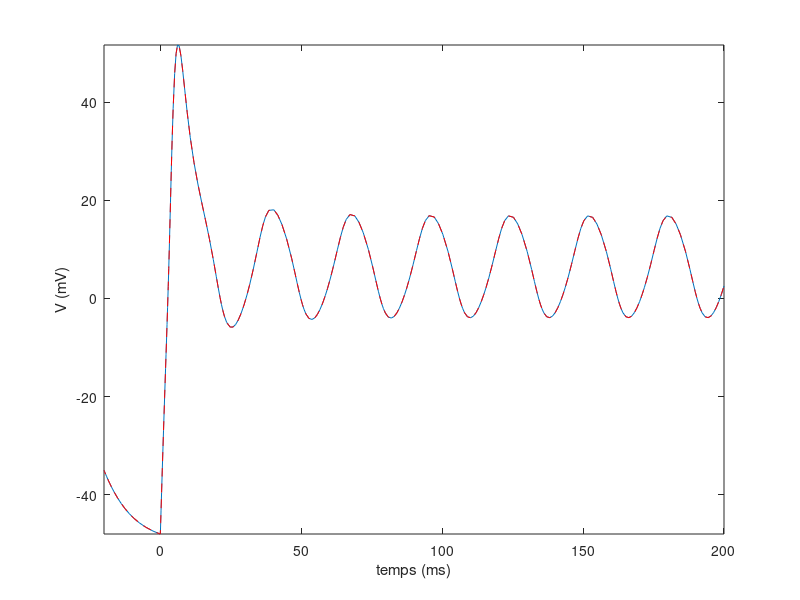
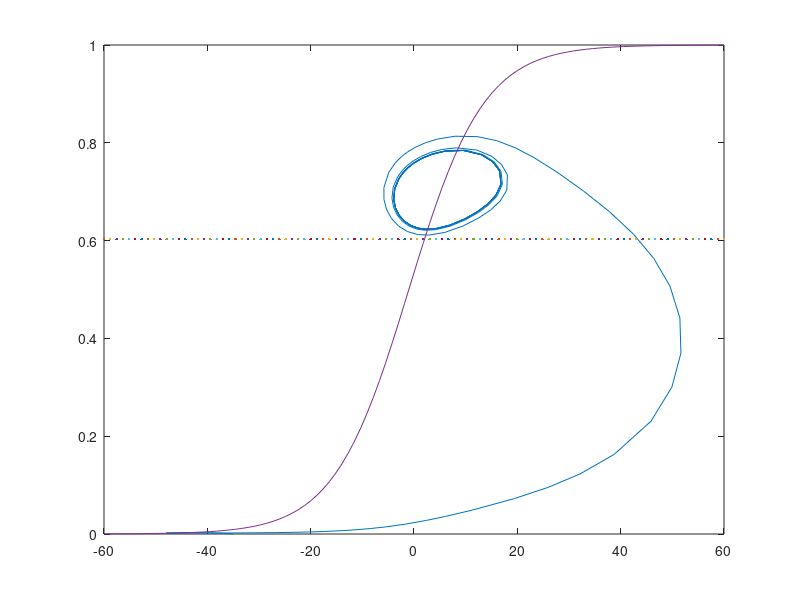

These charts were generated, in order, by the following MATLAB code:
function sol=simule_morrislecar()
  % SIMULE_MORRISLECAR modele neurone de Morris-Lecar

%>>> Initialisation des paramètres
I = 400;      % courant applique (muA/cm2)
duree = 200;  % duree de l'application du courant

g_L  =   2;   % conductance 'leak' (mS/cm2)
g_Ca =   4;   % conductance Ca++   (mS/cm2)
g_K  =   8;   % conductance K+     (mS/cm2)
V_L =  -50;   % potentiel d'equilibre correspondant au conductancs 'leak' (mV)
V_Ca = 100;   % potentiel d'equilibre correspondant au conductancs Ca++ (mV)
V_K =  -70;   % potentiel d'equilibre correspondant au conductancs K+ (mV)
V1 =  10.0;   % potentiel pour lequel M_ss = 0.5  (mV)
V2 =  15.0;   % inverse de la pente de la dependence de voltage de M_ss (mV)
V3 =  -1.0;   % potentiel pour lequel N_ss = 0.5  (mV)
V4 =  14.5;   % inverse de la pente de la dependence de voltage de W_ss (mV)
C  =    20;   % capacitance de la membranne (muF/cm2)
T0 =    15;   % Constante de temps pour ouverture des canaux (ms) (1/lambda dans le papier)

par = [I, duree, g_L, g_Ca, g_K, V_L, ...
        V_Ca, V_K, V1, V2, V3, V4, C, T0];

% paramètres de simulation
t0 = -20;
tfinal = 200;
tspan = [t0,tfinal];
options = odeset();

% Conditions initiales
IC = [-35;0];
    
% >>>Solutions
sol = ode23(@morrislecar,tspan,IC,options);

% >>> Sortie Graphique
figure(1); clf;
plot(sol.x,sol.y(1,:))
xlabel('temps (ms)')
ylabel('V (mV)')
axis tight

% Recherche Précision
options = odeset('AbsTol',1e-9,'RelTol',1e-6);
sol_precise = ode23(@morrislecar,tspan,IC,options);
figure(1);
hold on
plot(sol.x,sol.y(1,:),'r--')

%plot des nullclines
figure(2);clf;
plot(sol.y(1,:),sol.y(2,:))
hold on
vv = linspace(-60,60);
Mifty=1/2*(1+tanh((vv-V1)/V2))
Nifty=1/2*(1+tanh((vv-V3)/V4));
v_null = (I-g_L.*(vv-V_L)-g_Ca.*Mifty.*(vv-V_Ca))/(g_K.*(vv-V_K))
n_null = Nifty;
plot(vv,v_null,vv,n_null)

% Fonctions imbriquées
    function dydt = morrislecar(t,y)
        % MORRISLECAR equations du modele neurone de Morris-Lecar
        Minf=1/2*(1+tanh((y(1)-V1)/V2));
        Ninf=1/2*(1+tanh((y(1)-V3)/V4));
        lambN=1/T0*cosh((y(1)-V3)/(2*V4));

        if t<0
            dydt=[1/C*(-g_L*(y(1)-V_L)-g_Ca*Minf*(y(1)-V_Ca)...
        -g_K*y(2)*(y(1)-V_K));lambN*(Ninf-y(2))];
        else 
            dydt=[1/C*(I-g_L*(y(1)-V_L)-g_Ca*Minf*(y(1)-V_Ca)...
        -g_K*y(2)*(y(1)-V_K));lambN*(Ninf-y(2))];
        end
    end

end
